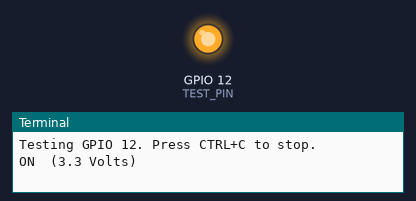
This program was run on a simulated Raspberry Pi (BCM pin numbers). On the bench: output pins drawn as LEDs (lit = HIGH), the last lines printed to the terminal.

Above: at 1.5 s.
At 4.5 s:
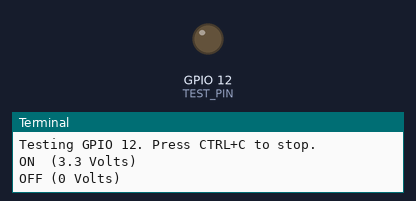
Timing chart, 0 to 7.8 s (numbered marks = the images above):
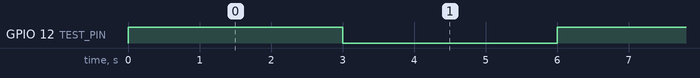

The program:

testpin.py
```python
import RPi.GPIO as GPIO
import time

# Pironman default is usually GPIO 12.
# Change to 10 if your jumper is set to SPI/10.
TEST_PIN = 12

GPIO.setmode(GPIO.BCM)
GPIO.setup(TEST_PIN, GPIO.OUT)

print(f"Testing GPIO {TEST_PIN}. Press CTRL+C to stop.")

try:
    while True:
        GPIO.output(TEST_PIN, GPIO.HIGH)
        print("ON  (3.3 Volts)")
        time.sleep(3)

        GPIO.output(TEST_PIN, GPIO.LOW)
        print("OFF (0 Volts)")
        time.sleep(3)

except KeyboardInterrupt:
    GPIO.cleanup()
    print("\nTest stopped.")
```

Measured:
- by itself, GPIO 12 (TEST_PIN): alternates HIGH for 3.0 s and LOW for 3.0 s
